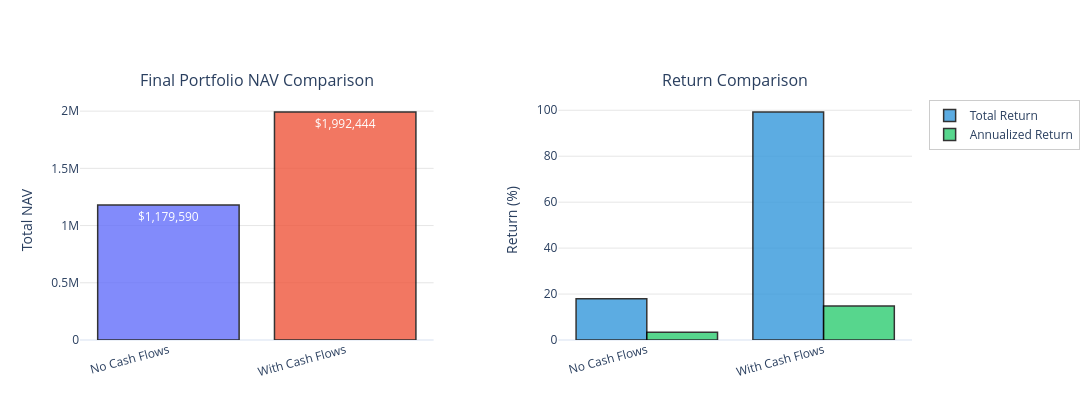

The code cell stored with this chart in its notebook:
### Code cell
# Compare portfolios with and without cash flows using plot_scenario_comparison
comparison_scenarios = {
    'No Cash Flows': portfolio,
    'With Cash Flows': portfolio_cf
}

fig = Portfolio.plot_scenario_comparison(comparison_scenarios)
fig.show()

print('The cash flow date alignment method applies conservativeness thus it may show misalignment with the NAV curve')

### Figure 1 — Plotly figure (JSON) as saved in the notebook; plotly's stock layout.template omitted (floating-point values rounded to 4 significant figures)
{"data": [{"hovertemplate": "<b>%{x}</b><br>Final NAV: $%{y:,.2f}<extra></extra>", "marker": {"color": ["#636EFA", "#EF553B"], "line": {"color": "black", "width": 1.5}}, "opacity": 0.8, "showlegend": false, "text": ["$1,179,590", "$1,992,444"], "textfont": {"color": "white", "size": 12}, "textposition": "inside", "type": "bar", "x": ["No Cash Flows", "With Cash Flows"], "xaxis": "x", "y": [1180000.0, 1992000.0], "yaxis": "y"}, {"hovertemplate": "<b>%{x}</b><br>Total Return: %{y:.2f}%<extra></extra>", "marker": {"color": "#3498db", "line": {"color": "black", "width": 1.5}}, "name": "Total Return", "opacity": 0.8, "type": "bar", "x": ["No Cash Flows", "With Cash Flows"], "xaxis": "x2", "y": [17.96, 99.24], "yaxis": "y2"}, {"hovertemplate": "<b>%{x}</b><br>Annualized Return: %{y:.2f}%<extra></extra>", "marker": {"color": "#2ecc71", "line": {"color": "black", "width": 1.5}}, "name": "Annualized Return", "opacity": 0.8, "type": "bar", "x": ["No Cash Flows", "With Cash Flows"], "xaxis": "x2", "y": [3.359, 14.78], "yaxis": "y2"}], "layout": {"annotations": [{"font": {"size": 16}, "showarrow": false, "text": "Final Portfolio NAV Comparison", "x": 0.2125, "xanchor": "center", "xref": "paper", "y": 1.03, "yanchor": "bottom", "yref": "paper"}, {"font": {"size": 16}, "showarrow": false, "text": "Return Comparison", "x": 0.7875, "xanchor": "center", "xref": "paper", "y": 1.03, "yanchor": "bottom", "yref": "paper"}], "barmode": "group", "height": 400, "legend": {"bgcolor": "rgba(255, 255, 255, 0.95)", "bordercolor": "rgba(0,0,0,0.2)", "borderwidth": 1, "x": 1.02, "xanchor": "left", "y": 1, "yanchor": "top"}, "margin": {"b": 60, "l": 80, "r": 150, "t": 100}, "width": 1200, "xaxis": {"anchor": "y", "domain": [0, 0.425], "tickangle": -15}, "xaxis2": {"anchor": "y2", "domain": [0.575, 1], "tickangle": -15}, "yaxis": {"anchor": "x", "domain": [0, 1], "gridcolor": "rgba(0,0,0,0.1)", "title": {"text": "Total NAV"}}, "yaxis2": {"anchor": "x2", "domain": [0, 1], "gridcolor": "rgba(0,0,0,0.1)", "title": {"text": "Return (%)"}}}}
